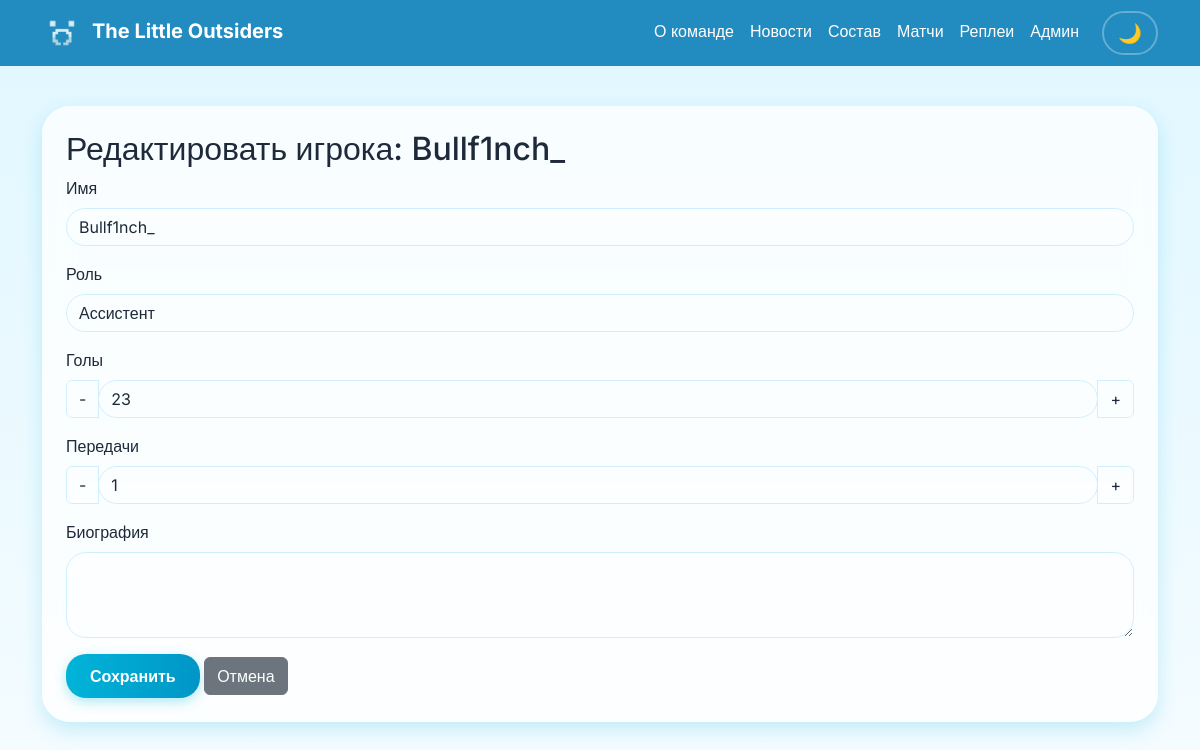
Page /edit_player/1 (signed in) on the committed database.
### tables this page shows
CREATE TABLE players (
                id INTEGER PRIMARY KEY,
                name TEXT NOT NULL,
                role TEXT NOT NULL,
                goals INTEGER DEFAULT 0,
                assists INTEGER DEFAULT 0,
                saves INTEGER DEFAULT 0,
                conceded INTEGER DEFAULT 0,
                bio TEXT
            );

### app.py (the view)
@app.route("/edit_player/<int:id>", methods=["GET", "POST"])
def edit_player(id):
    if not session.get("admin_id"):
        return redirect("/login")
    con = db()
    if request.method == "POST":
        name = request.form["name"]
        role = request.form["role"]
        bio = request.form.get("bio", "")
        if role == "goalie":
            goals = request.form.get("goalie_goals", 0)
            assists = 0
            saves = request.form.get("goalie_saves", 0)
            conceded = request.form.get("goalie_conceded", 0)
        else:
            goals = request.form.get("field_goals", 0)
            assists = request.form.get("field_assists", 0)
            saves = 0
            conceded = 0
        con.execute("""
            UPDATE players
            SET name=?, role=?, goals=?, assists=?, saves=?, conceded=?, bio=?
            WHERE id=?
        """, (name, role, goals, assists, saves, conceded, bio, id))
        con.commit()
        con.close()
        return redirect("/admin")
    else:
        player = con.execute("SELECT * FROM players WHERE id=?", (id,)).fetchone()
        con.close()
        if not player:
            return "Игрок не найден", 404
        return render_template("edit_player.html", player=player)

### app.py (called while the page is built)
def db():
    return sqlite3.connect(DB_PATH)

### templates/edit_player.html (shortened to what this page needs)
{% extends "base.html" %}
{% block content %}
<div class="card-modern">
    <h2>Редактировать игрока: {{ player[1] }}</h2>
    <form method="POST" id="editPlayerForm">
        <div class="mb-3">
            <label class="form-label">Имя</label>
            <input class="form-control" name="name" value="{{ player[1] }}" required>
        </div>
        <div class="mb-3">
            <label class="form-label">Роль</label>
            <select name="role" class="form-control" id="roleSelect" required>
                <option value="assistant" {% if player[2] == 'assistant' %}selected{% endif %}>Ассистент</option>
            </select>
        </div>
        <div id="fieldPlayerFields" style="{% if player[2] != 'assistant' and player[2] != 'sniper' %}display: none;{% endif %}">
            <div class="mb-3">
                <label class="form-label">Голы</label>
                <div class="input-group">
                    <button type="button" class="btn btn-outline-secondary" onclick="changeValue('field_goals', -1)">-</button>
                    <input type="number" class="form-control" name="field_goals" id="field_goals" value="{{ player[3] }}" min="0">
                    <button type="button" class="btn btn-outline-secondary" onclick="changeValue('field_goals', 1)">+</button>
                </div>
            </div>
            <div class="mb-3">
                <label class="form-label">Передачи</label>
                <div class="input-group">
                    <button type="button" class="btn btn-outline-secondary" onclick="changeValue('field_assists', -1)">-</button>
                    <input type="number" class="form-control" name="field_assists" id="field_assists" value="{{ player[4] }}" min="0">
                    <button type="button" class="btn btn-outline-secondary" onclick="changeValue('field_assists', 1)">+</button>
                </div>
            </div>
        </div>
        <div class="mb-3">
            <label class="form-label">Биография</label>
            <textarea class="form-control" name="bio" rows="3">{{ player[7] }}</textarea>
        </div>
        <button type="submit" class="btn btn-modern">Сохранить</button>
        <a href="/admin" class="btn btn-secondary">Отмена</a>
    </form>
</div>
{% endblock %}

### static/css/style.css (style rules this page uses)
:root { --bg-gradient-start: #e0f7ff; --bg-gradient-end: #f5fcff; --card-bg: rgba(255, 255, 255, 0.75); --text-color: #1e2a3a; --navbar-bg: rgba(0, 120, 180, 0.85); --accent: #00b4d8; --accent-hover: #0096c7; --border-color: #cfefff; --shadow: 0 8px 20px rgba(0, 180, 216, 0.2); --glow: 0 0 15px rgba(0, 180, 216, 0.6); --text-muted: #4a5568; --input-bg: rgba(255, 255, 255, 0.2); }
body { font-family: 'Inter', sans-serif; background: linear-gradient(180deg, var(--bg-gradient-start), var(--bg-gradient-end)); min-height: 100vh; margin: 0; color: var(--text-color); transition: background 0.4s ease, color 0.3s ease; }
.card-modern { background: var(--card-bg); backdrop-filter: blur(15px); border-radius: 28px !important; padding: 24px; margin-bottom: 24px; border: none; color: var(--text-color); transition: transform 0.3s ease, box-shadow 0.3s ease, background 0.3s ease; box-shadow: var(--shadow); }
.btn-modern { background: linear-gradient(90deg, var(--accent), var(--accent-hover)); color: white; border-radius: 20px !important; border: none; padding: 10px 24px; font-weight: 600; transition: 0.25s; box-shadow: 0 4px 12px rgba(0,180,216,0.3); }
input, textarea { border-radius: 20px !important; border: 1px solid var(--border-color) !important; background: var(--input-bg) !important; color: var(--text-color) !important; transition: border 0.2s, box-shadow 0.2s; }
select.form-control, select.form-select { background-color: var(--input-bg) !important; color: var(--text-color) !important; border-color: var(--border-color) !important; border-radius: 20px !important; padding: 0.375rem 2.25rem 0.375rem 0.75rem; }
select.form-control option, select.form-select option { background-color: var(--card-bg); color: var(--text-color); }
.fade-in { animation: fade 0.7s cubic-bezier(0.2, 0.9, 0.3, 1); }
a, button { transition: all 0.2s ease; }
input.form-control, textarea.form-control, select.form-control, select.form-select { color: var(--text-color) !important; }
select.form-control option, select.form-select option { color: var(--text-color); background-color: var(--card-bg); }
input::placeholder, textarea::placeholder { color: var(--text-muted) !important; opacity: 0.7; }
.input-group .btn-outline-secondary { border-color: var(--border-color); color: var(--text-color); background-color: var(--input-bg); }

### rows in the picture
players: name "Bullf1nch_", role "Ассистент", field_goals "23", field_assists "1"
